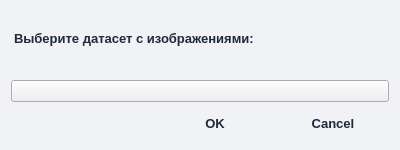
<?xml version="1.0" encoding="UTF-8"?>
<ui version="4.0">
 <class>SelectDatasetDialog</class>
 <widget class="QDialog" name="SelectDatasetDialog">
  <property name="geometry">
   <rect>
    <x>0</x>
    <y>0</y>
    <width>400</width>
    <height>150</height>
   </rect>
  </property>
  <property name="windowTitle">
   <string>Выбор датасета</string>
  </property>
  <property name="styleSheet">
   <string notr="true">
    QDialog {
        background-color: #f0f2f5;
        font-family: 'Segoe UI', 'Microsoft YaHei', sans-serif;
    }
    QLabel {
        color: #1e293b;
        font-size: 13px;
        font-weight: 500;
        margin-bottom: 8px;
    }
    QComboBox:focus {
        border: 1px solid #3b82f6;
        outline: none;
    }
    QComboBox::drop-down {
        border: none;
        width: 30px;
    }
    QPushButton {
        background-color: transparent;
        border: none;
        border-radius: 8px;
        padding: 8px 16px;
        font-size: 13px;
        font-weight: 500;
        color: #1e293b;
        min-width: 80px;
    }
    QPushButton:hover {
        background-color: #e2e8f0;
    }
    QPushButton:pressed {
        background-color: #cbd5e1;
    }
    QPushButton[text=&quot;OK&quot;] {
        background-color: #3b82f6;
        color: white;
    }
    QPushButton[text=&quot;OK&quot;]:hover {
        background-color: #2563eb;
    }
    QPushButton[text=&quot;Cancel&quot;]:hover {
        background-color: #fee2e2;
        color: #dc2626;
    }
   </string>
  </property>
  <layout class="QVBoxLayout" name="verticalLayout">
   <item>
    <widget class="QLabel" name="label">
     <property name="text">
      <string>Выберите датасет с изображениями:</string>
     </property>
    </widget>
   </item>
   <item>
    <widget class="QComboBox" name="selectDataset_comboBox"/>
   </item>
   <item>
    <widget class="QDialogButtonBox" name="buttonBox">
     <property name="orientation">
      <enum>Qt::Horizontal</enum>
     </property>
     <property name="standardButtons">
      <set>QDialogButtonBox::Cancel|QDialogButtonBox::Ok</set>
     </property>
     <property name="centerButtons">
      <bool>false</bool>
     </property>
    </widget>
   </item>
  </layout>
 </widget>
 <resources/>
 <connections>
  <connection>
   <sender>buttonBox</sender>
   <signal>accepted()</signal>
   <receiver>SelectDatasetDialog</receiver>
   <slot>accept()</slot>
   <hints>
    <hint type="sourcelabel">
     <x>248</x>
     <y>254</y>
    </hint>
    <hint type="destinationlabel">
     <x>157</x>
     <y>274</y>
    </hint>
   </hints>
  </connection>
  <connection>
   <sender>buttonBox</sender>
   <signal>rejected()</signal>
   <receiver>SelectDatasetDialog</receiver>
   <slot>reject()</slot>
   <hints>
    <hint type="sourcelabel">
     <x>316</x>
     <y>260</y>
    </hint>
    <hint type="destinationlabel">
     <x>286</x>
     <y>274</y>
    </hint>
   </hints>
  </connection>
 </connections>
</ui>
